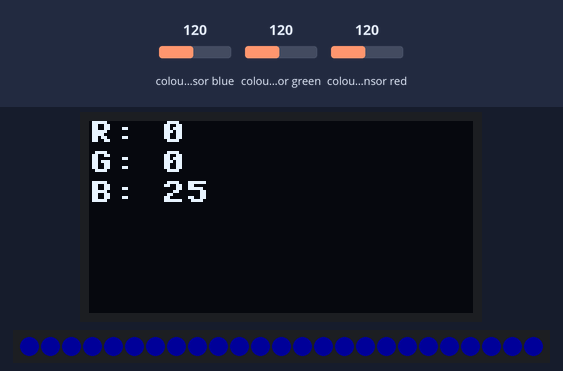
The program below on a simulated Raspberry Pi Pico running MicroPython. Shown: 128×64 one-colour display, 25 RGB LEDs in strip order, left to right. The inputs (shaded band) are chosen by the test bench; at power-on: colour sensor blue 120, colour sensor green 120, colour sensor red 120. Dim RGB values are drawn brighter than linear; library files of the repository ran but are not shown: tcs34725.py.

Above: at 1.7 s.
1.8 s: colour sensor blue set to 5
At 3.5 s:
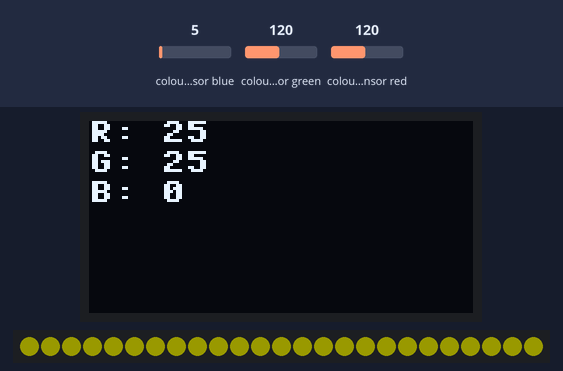
3.8 s: colour sensor green set to 5
At 5.5 s:
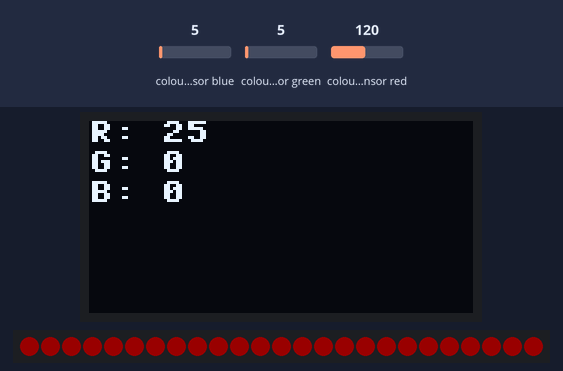
6.1 s: colour sensor red set to 5
At 7.3 s:
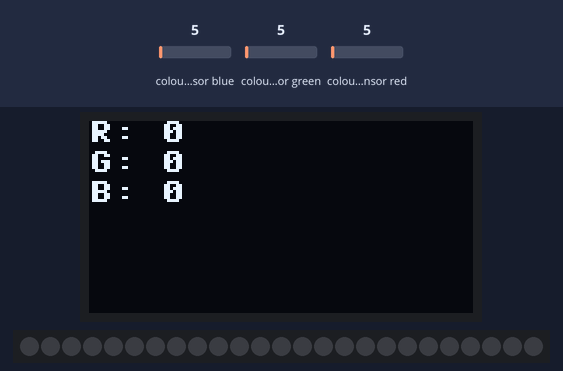
8.5 s: colour sensor green set to 64
At 10.3 s:
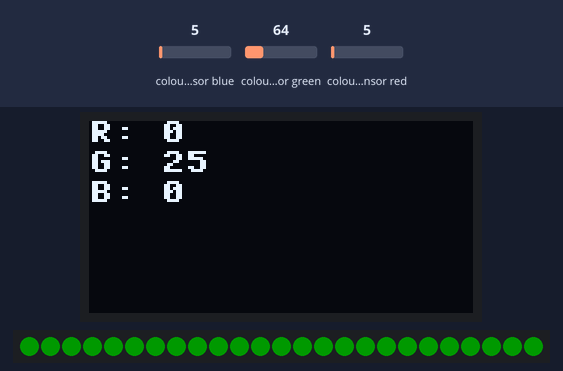
10.8 s: colour sensor blue set to 64
At 12.0 s:
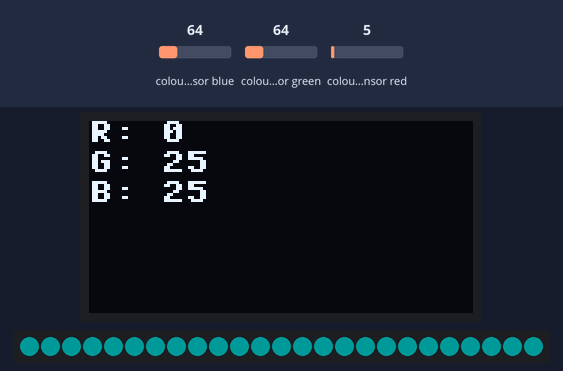
13.1 s: colour sensor red set to 128
At 14.9 s:
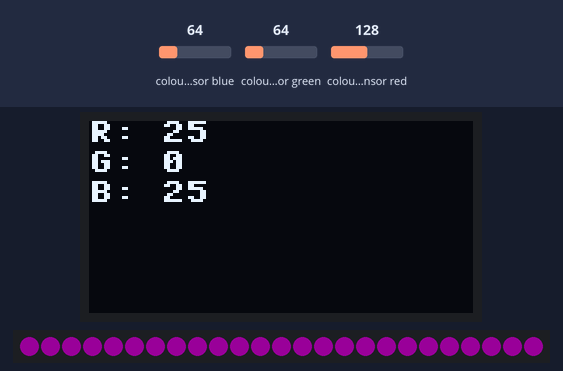
Timing chart, 0 to 16.4 s (numbered marks = the images above; inputs shaded):
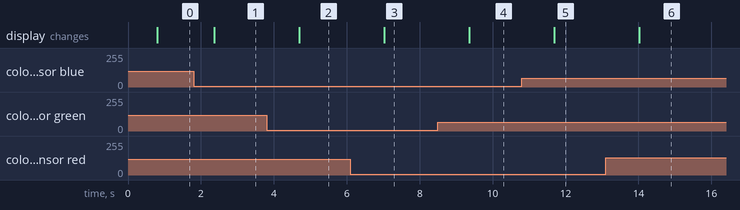

Measured:
- after the input at 1.8 s, the display: changes after 0.56 s (image 1)
- after the input at 3.8 s, the display: changes after 0.90 s (image 2)
- after the input at 6.1 s, the display: changes after 0.93 s (image 3)
- after the input at 8.5 s, the display: changes after 0.86 s (image 4)
- after the input at 10.8 s, the display: changes after 0.89 s (image 5)
- after the input at 13.1 s, the display: changes after 0.93 s (image 6)

The program:

sensor_cor.py
```python
import time  # Importa a biblioteca time para funções de temporização
from machine import Pin, I2C  # Importa as funções para controle de pinos e comunicação I2C
import neopixel  # Importa a biblioteca para controlar a matriz de LEDs WS2812B
from tcs34725 import TCS34725  # Importa a classe para controlar o sensor de cor TCS34725
import ssd1306  # Importa a biblioteca para controlar o display OLED
from utime import sleep_ms as delay  # Renomeia a função de atraso para simplificação

# Configuração do display OLED via I2C
i2c_oled = I2C(1, scl=Pin(15), sda=Pin(14), freq=400000)  # Configura a comunicação I2C para o display
oled = ssd1306.SSD1306_I2C(128, 64, i2c_oled)  # Inicializa o display OLED com tamanho 128x64

# Configuração da matriz de LEDs WS2812B (Neopixel)
NUM_LEDS = 25  # Número de LEDs na matriz (5x5)
LED_PIN = 7  # Pino GPIO onde a matriz de LEDs está conectada
leds = neopixel.NeoPixel(Pin(LED_PIN), NUM_LEDS)  # Inicializa a matriz de LEDs

# Configuração do sensor de cor TCS34725
i2c = I2C(0, scl=Pin(1), sda=Pin(0), freq=400000)  # Configura a comunicação I2C para o sensor de cor
sensor = TCS34725(i2c)  # Inicializa o sensor de cor TCS34725

# Valores calibrados para identificação da cor BRANCO
calibR = 0.36  # Valor de referência para a cor vermelha no branco
calibG = 0.37  # Valor de referência para a cor verde no branco
calibB = 0.26  # Valor de referência para a cor azul no branco
margem = 0.02  # Margem de erro para identificação de cores

# Ativando o sensor de cor
sensor.active(True)  # Ativa o sensor de cor TCS34725
sensor.integration_time(50)  # Define o tempo de integração (quanto tempo o sensor capta luz)
sensor.gain(4)  # Define o ganho do sensor (aumenta a sensibilidade para luz fraca)

delay(500)  # Pequeno atraso para garantir que o sensor esteja pronto

# Dicionário para as cores predefinidas
cores_predefinidas = {
    'Branco': (25, 25, 25),  # Branco total
    'Vermelho': (25, 0, 0),  # Vermelho
    'Verde': (0, 25, 0),  # Verde
    'Azul': (0, 0, 25),  # Azul
    'Ciano': (0, 25, 25),  # Ciano (mistura de azul e verde)
    'Magenta': (25, 0, 25),  # Magenta (mistura de vermelho e azul)
    'Amarelo': (25, 25, 0),  # Amarelo (mistura de vermelho e verde)
    'Preto': (0, 0, 0)  # Preto (ausência de luz)
}

def ler_sensor_cor():
    """Função para capturar os valores de cor do sensor de cor TCS34725"""
    leitura = sensor.read(True)  # Faz a leitura do sensor
    r = leitura[0]  # Valor da cor vermelha
    g = leitura[1]  # Valor da cor verde
    b = leitura[2]  # Valor da cor azul
    c = leitura[3]  # Valor da claridade (intensidade total da luz)
    return r, g, b, c  # Retorna os valores lidos

def captura_cor(r, g, b, c):
    """Processa os valores RGB e retorna a cor aproximada"""
    if c:  # Verifica se há luz suficiente para identificar a cor
        rp = r / c  # Normaliza o valor de vermelho pela claridade
        gp = g / c  # Normaliza o valor de verde pela claridade
        bp = b / c  # Normaliza o valor de azul pela claridade

        cor = "NA"  # Inicializa a variável da cor com "não identificada"

        # Define a cor com base nos valores normalizados e na calibração
        if c < 400:
            cor = "Preto"
        elif rp <= (calibR + margem) and gp <= (calibG + margem) and bp <= (calibB + margem):
            cor = "Branco"
        elif rp > (calibR + margem) and gp <= (calibG + margem) and (bp + 0.06) > (calibB + margem):
            cor = "Magenta"
        elif rp > (calibR + margem) and gp <= (calibG + margem) and bp <= (calibB + margem):
            cor = "Vermelho"
        elif rp <= (calibR + margem) and gp > (calibG + margem) and bp <= (calibB + margem):
            cor = "Verde"
        elif rp <= (calibR + margem) and gp <= (calibG + margem) and bp > (calibB + margem):
            cor = "Azul"
        elif rp <= (calibR + margem) and gp > (calibG + margem) and bp > (calibB + margem):
            cor = "Ciano"
        elif rp > (calibR + margem) and gp > (calibG + margem) and bp <= (calibB + margem):
            cor = "Amarelo"

        delay(250)  # Pequeno atraso para estabilidade
    else:
        delay(2000)  # Se a claridade for insuficiente, espera mais tempo
    return cor  # Retorna a cor identificada

def ajustar_matriz_leds(r, g, b):
    """Ajusta a cor da matriz de LEDs WS2812B com os valores RGB fornecidos"""
    for i in range(NUM_LEDS):
        leds[i] = (r, g, b)  # Define a cor de cada LED da matriz
    leds.write()  # Atualiza a matriz de LEDs com as novas cores

def exibir_cor_oled(r, g, b):
    """Exibe os valores RGB no display OLED"""
    oled.fill(0)  # Limpa o display
    oled.text('R: {}'.format(r), 0, 0)  # Mostra o valor de vermelho
    oled.text('G: {}'.format(g), 0, 10)  # Mostra o valor de verde
    oled.text('B: {}'.format(b), 0, 20)  # Mostra o valor de azul
    oled.show()  # Atualiza o display com as informações

# Loop principal do programa
try:
    while True:
        r, g, b, c = ler_sensor_cor()  # Lê os valores do sensor de cor
        cor = captura_cor(r, g, b, c)  # Processa e identifica a cor

        if cor in cores_predefinidas:
            r_esperado, g_esperado, b_esperado = cores_predefinidas[cor]  # Obtém os valores RGB da cor identificada
            ajustar_matriz_leds(r_esperado, g_esperado, b_esperado)  # Ajusta a cor na matriz de LEDs
            exibir_cor_oled(r_esperado, g_esperado, b_esperado)  # Exibe os valores RGB no display OLED
        delay(500)  # Adicionando um pequeno atraso
except KeyboardInterrupt:
    oled.fill(0)  # Limpa o display
    oled.show()  # Atualiza o display com as informações
    for i in range(NUM_LEDS):
        leds[i] = (0, 0, 0)  # Define a cor de cada LED da matriz
    leds.write()  # Atualiza a matriz de LEDs com as novas cores
    print("Execução interrompida manualmente.")
```
